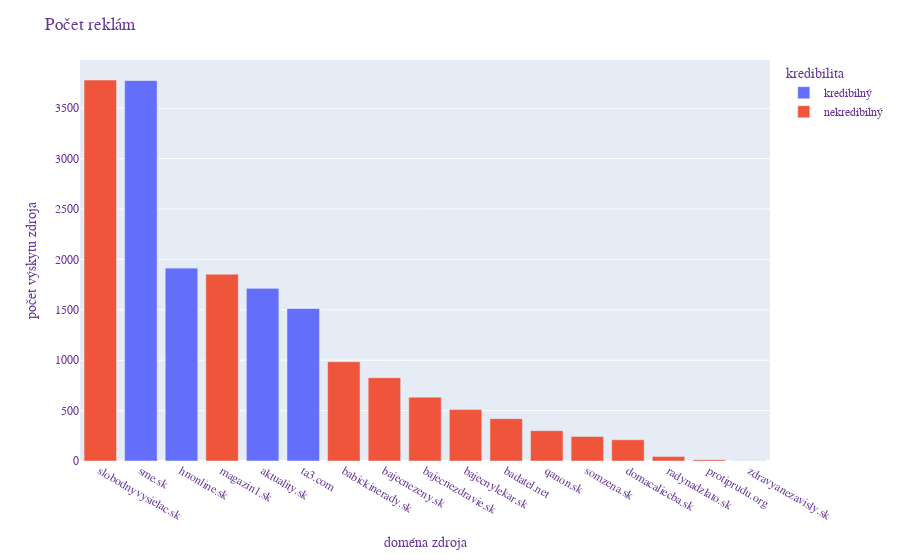
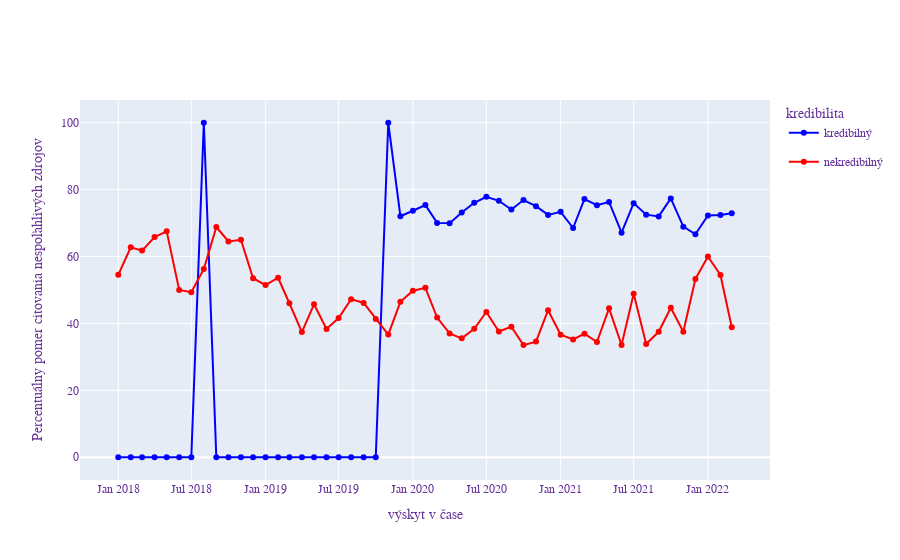

Notebook source saved alongside these figures, in order:
### Markdown cell above
## Graphs for data_ads

### Code cell
plot_the_graph(data_ads, "Počet reklám")

data_ads = pd.read_pickle("sources/indicators_final_dataset/ads.pkl")
data_ads['label'] = data_ads['label'].astype(str).astype(int)

graph_percentage(data_ads, "label", 1)

### Figure 1 — Plotly figure (JSON) as saved in the notebook; plotly's stock layout.template omitted (floating-point values rounded to 4 significant figures)
{"data": [{"alignmentgroup": "True", "hovertemplate": "credibility=1<br>source.name=%{x}<br>count=%{y}<extra></extra>", "legendgroup": "1", "marker": {"color": "#636efa", "pattern": {"shape": ""}}, "name": "kredibilný", "offsetgroup": "1", "orientation": "v", "showlegend": true, "textposition": "auto", "type": "bar", "x": ["slobodnyvysielac.sk", "hnonline.sk", "sme.sk", "aktuality.sk", "ta3.com", "bajecnylekar.sk", "bajecnezdravie.sk", "babickinerady.sk", "magazin1.sk", "bajecnezeny.sk", "somzena.sk", "qanon.sk", "domacaliecba.sk", "radynadzlato.sk", "badatel.net", "protiprudu.org", "zdravyanezavisly.sk"], "xaxis": "x", "y": [0, 1917, 3778, 1716, 1516, 0, 0, 0, 0, 0, 0, 0, 0, 0, 0, 0, 3], "yaxis": "y"}, {"alignmentgroup": "True", "hovertemplate": "credibility=0<br>source.name=%{x}<br>count=%{y}<extra></extra>", "legendgroup": "0", "marker": {"color": "#EF553B", "pattern": {"shape": ""}}, "name": "nekredibilný", "offsetgroup": "0", "orientation": "v", "showlegend": true, "textposition": "auto", "type": "bar", "x": ["slobodnyvysielac.sk", "hnonline.sk", "sme.sk", "aktuality.sk", "ta3.com", "bajecnylekar.sk", "bajecnezdravie.sk", "babickinerady.sk", "magazin1.sk", "bajecnezeny.sk", "somzena.sk", "qanon.sk", "domacaliecba.sk", "radynadzlato.sk", "badatel.net", "protiprudu.org", "zdravyanezavisly.sk"], "xaxis": "x", "y": [3780, 0, 0, 0, 0, 510, 633, 985, 1854, 826, 244, 301, 211, 44, 420, 13, 0], "yaxis": "y"}], "layout": {"barmode": "relative", "font": {"color": "RebeccaPurple", "family": "Courier New, monospace", "size": 12}, "legend": {"title": {"text": "kredibilita"}, "tracegroupgap": 0}, "margin": {"t": 60}, "title": {"text": "Počet reklám"}, "xaxis": {"anchor": "y", "categoryorder": "total descending", "domain": [0, 1], "title": {"text": "doména zdroja"}}, "yaxis": {"anchor": "x", "domain": [0, 1], "title": {"text": "počet výskytu zdroja"}}}}

### Figure 2 — Plotly figure (JSON) as saved in the notebook; plotly's stock layout.template omitted (floating-point values rounded to 4 significant figures)
{"data": [{"hovertemplate": "variable=perc_credible<br>month=%{x}<br>value=%{y}<extra></extra>", "legendgroup": "perc_credible", "line": {"color": "blue", "dash": "solid", "width": 2}, "marker": {"symbol": "circle"}, "mode": "markers+lines", "name": "kredibilný", "orientation": "v", "showlegend": true, "type": "scatter", "x": ["2018-01", "2018-02", "2018-03", "2018-04", "2018-05", "2018-06", "2018-07", "2018-08", "2018-09", "2018-10", "2018-11", "2018-12", "2019-01", "2019-02", "2019-03", "2019-04", "2019-05", "2019-06", "2019-07", "2019-08", "2019-09", "2019-10", "2019-11", "2019-12", "2020-01", "2020-02", "2020-03", "2020-04", "2020-05", "2020-06", "2020-07", "2020-08", "2020-09", "2020-10", "2020-11", "2020-12", "2021-01", "2021-02", "2021-03", "2021-04", "2021-05", "2021-06", "2021-07", "2021-08", "2021-09", "2021-10", "2021-11", "2021-12", "2022-01", "2022-02", "2022-03"], "xaxis": "x", "y": [0, 0, 0, 0, 0, 0, 0, 100, 0, 0, 0, 0, 0, 0, 0, 0, 0, 0, 0, 0, 0, 0, 100, 72.07, 73.7, 75.38, 70.07, 69.94, 73.19, 76.06, 77.85, 76.67, 74.06, 76.89, 75.06, 72.45, 73.37, 68.54, 77.2, 75.36, 76.33, 67.13, 75.95, 72.53, 72, 77.38, 68.93, 66.67, 72.27, 72.43, 72.97], "yaxis": "y"}, {"hovertemplate": "variable=perc_noncredible<br>month=%{x}<br>value=%{y}<extra></extra>", "legendgroup": "perc_noncredible", "line": {"color": "red", "dash": "solid", "width": 2}, "marker": {"symbol": "circle"}, "mode": "markers+lines", "name": "nekredibilný", "orientation": "v", "showlegend": true, "type": "scatter", "x": ["2018-01", "2018-02", "2018-03", "2018-04", "2018-05", "2018-06", "2018-07", "2018-08", "2018-09", "2018-10", "2018-11", "2018-12", "2019-01", "2019-02", "2019-03", "2019-04", "2019-05", "2019-06", "2019-07", "2019-08", "2019-09", "2019-10", "2019-11", "2019-12", "2020-01", "2020-02", "2020-03", "2020-04", "2020-05", "2020-06", "2020-07", "2020-08", "2020-09", "2020-10", "2020-11", "2020-12", "2021-01", "2021-02", "2021-03", "2021-04", "2021-05", "2021-06", "2021-07", "2021-08", "2021-09", "2021-10", "2021-11", "2021-12", "2022-01", "2022-02", "2022-03"], "xaxis": "x", "y": [54.55, 62.78, 61.78, 65.83, 67.53, 50, 49.34, 56.25, 68.83, 64.52, 65.02, 53.51, 51.49, 53.67, 46.05, 37.41, 45.72, 38.35, 41.63, 47.26, 46.12, 41.37, 36.68, 46.47, 49.78, 50.64, 41.75, 37.01, 35.56, 38.41, 43.44, 37.61, 38.99, 33.52, 34.57, 43.96, 36.63, 35.22, 36.92, 34.43, 44.52, 33.57, 48.86, 33.85, 37.5, 44.68, 37.5, 53.29, 60, 54.49, 38.89], "yaxis": "y"}], "layout": {"font": {"color": "RebeccaPurple", "family": "Courier New, monospace", "size": 12}, "legend": {"title": {"text": "kredibilita"}}, "showlegend": true, "title": {"text": ""}, "xaxis": {"title": {"text": "výskyt v čase"}}, "yaxis": {"title": {"text": "Percentuálny pomer citovania nespoľahlivých zdrojov"}}}}
